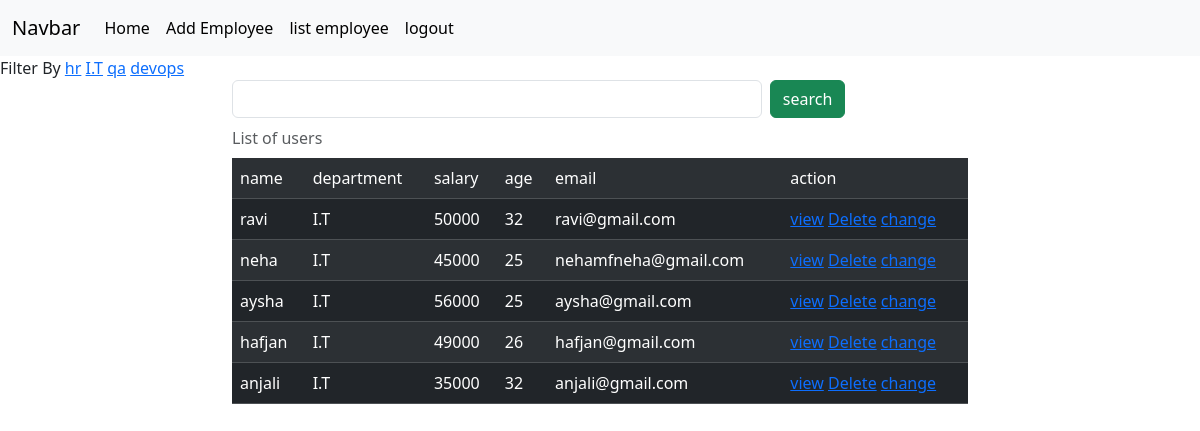
/employees/all?department=I.T (signed in), run on the app's committed database.
### crm/models.py (models this page shows, shortened)
class Employees(models.Model):
    name=models.CharField(max_length=200)
    department=models.CharField(max_length=200)
    salary=models.PositiveIntegerField()
    email=models.EmailField(unique=True)
    age=models.PositiveIntegerField()
    contact=models.CharField(null=True ,max_length=200)
    image=models.ImageField(upload_to="images",null=True,blank=True)
    dob=models.DateField(null=True,blank=True)

### crm/views.py (the view, shortened to what this page needs)
# urls.py: path("employees/all",views.EmployeeListView.as_view(),name="emp-list"),
@method_decorator(signin_required,name="dispatch")
class EmployeeListView(View):
    def get(self,request,*args,**kwargs):
         qs=Employees.objects.all()
         departments=Employees.objects.all().values_list("department",flat=True).distinct()
         print(departments)
         if "department" in request.GET:
             dept=request.GET.get("department")
             qs=qs.filter(department__iexact=dept)
         return render(request,"emp_list.html",{"data":qs,"departments":departments})

### crm/views.py (called while the page is built)
def signin_required(fn):
    def wrapper(request,*args,**kwargs):
        if not request.user.is_authenticated:
            messages.error(request,"invalid session")
            return redirect("sign-in")
        else:
            return fn(request,*args,**kwargs)
    return wrapper

### crm/templates/emp_list.html (shortened to what this page needs)
{%extends 'base.html'%}
{%block body_block%}
<div>
Filter By
 {% for dep in departments%}
 <a href="{%url 'emp-list'%}?department={{dep}}">{{dep}}</a>
 {%endfor%}
</div>
<div class="container">
    <div class="row">
        <div class="col-2"></div>
        <div class="col-8">
            <form action="" method="post">
                <div class="d-flex">
                <input type="text" name="box" class="form-control me-2">
                <button type="submit" class="btn btn-success">search</button>
            </form>
        </div>
        <div class="col-2"></div>
    </div>
</div>
<div class="container">
    <div class="row">
        <div class="col-2"></div>
        <div class="col-8">
            <table class="table table table-dark table-striped caption-top">
                <caption>List of users</caption>
                <tr>
                    <td>name</td>
                    <td>department</td>
                    <td>salary</td>
                    <td>age</td>
                    <td>email</td>
                    <td>action</td>
                </tr>
                {%for emp in data%}
                <tr>
                  <td>{{emp.name}}</td>
                  <td>{{emp.department}}</td>
                  <td>{{emp.salary}}</td>
                  <td>{{emp.age}}</td>
                  <td>{{emp.email}}</td>
                  <td>
                    <a href="{%url 'emp-detail' emp.id%}">view</a>
                    <a href="{%url 'emp-delete' emp.id%}">Delete</a>
                    <a href="{%url 'emp-edit' emp.id%}">change</a>
                  </td>
                </tr>
                {%endfor%}
            </table>
        </div>
        <div class="col-2"></div>
    </div>
</div>
{%endblock%}

### data on the page
Employees: name "ravi", department "I.T", salary "50000", age "32", email "ravi@gmail.com"
Employees: name "neha", department "I.T", salary "45000", age "25", email "nehamfneha@gmail.com"
Employees: name "aysha", department "I.T", salary "56000", age "25", email "aysha@gmail.com"
Employees: name "hafjan", department "I.T", salary "49000", age "26", email "hafjan@gmail.com"
Employees: name "anjali", department "I.T", salary "35000", age "32", email "anjali@gmail.com"

### other printed values
{{ dep }} "hr" "I.T" "qa" "devops"
